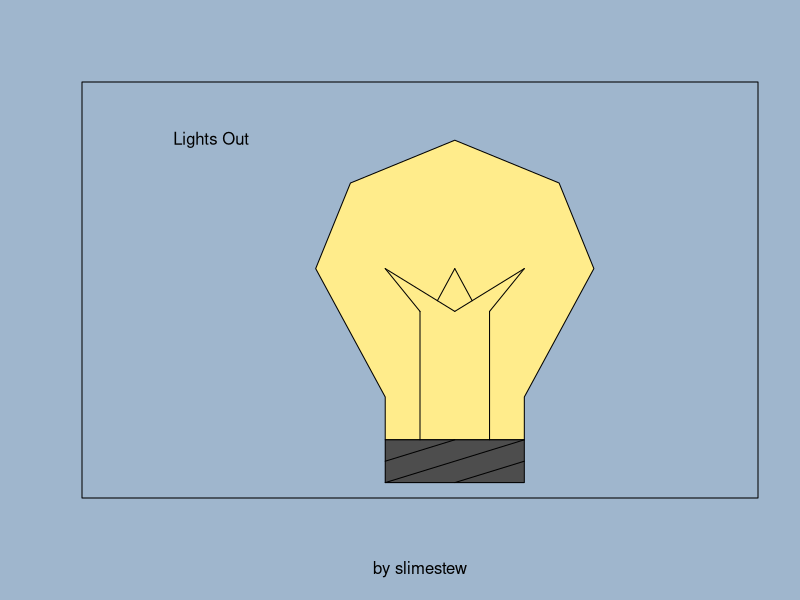

Here is the R script that generated this plot: (Note: this script raises an error after producing the figure.)
par(bg = "slategray3")
board <- matrix(0, nrow = 5, ncol = 5)
menu <- 0
click <- list(x = 3, y = 3)
options <- c(0, 0, 0)
# Theme
# Freeplay
# Difficulty
themeColors <- c(
  list(c("slateblue4", "slategray2")), list(c("blue4", "darkslategray2")), list(c("gray5", "white"))
)

fliplights <- function(x, y, board){
  board[y, x] <- 1 - board[y, x]
  if(y < 5)
    board[y+1, x] <- 1 - board[y+1, x]
  if(y > 1)
    board[y-1, x] <- 1 - board[y-1, x]
  if(x < 5)
    board[y, x+1] <- 1 - board[y, x+1]
  if(x > 1)
    board[y, x-1] <- 1 - board[y, x-1]
  return(board)
}


plot(0, 0, type = "n", xlim = c(0, 9), ylim = c(0, 9), col="white", xlab = "by slimestew", ylab = "", axes = FALSE, frame.plot = TRUE)

par(bg = "slategray3") #menu
text(1.5,8, "Lights Out")
polygon(c(4,4,3,3.5,5,6.5,7,6,6), c(1,2,5,7,8,7,5,2,1), col="lightgoldenrod1", border="black")
rect(4,0,6,1, col = "gray30", border = "black")
segments(c(4.5, 5.5, 4.5, 5.5, 4, 6, 5, 5,  6, 6, 5), c(1, 1, 4, 4, 5, 5, 5, 5,  1, 0.5, 1), c(4.5, 5.5, 4, 6, 5, 5, 4.75, 5.25,  4, 5, 4), c(4, 4, 5, 5, 4, 4, 4.25, 4.25,  0, 0, 0.5), col="black")


while((floor(click$y) < 5 || floor(click$y) > 8) || menu < 2){
  click <- locator(1)
  plot(0, 0, type = "n", xlim = c(0, 9), ylim = c(0, 9), xlab = "", ylab = "", axes = FALSE, frame.plot = FALSE)
  
  if((floor(click$x) > 1 && floor(click$x) < 7) && menu > 0){
    if(floor(click$y) == 3)
      options[1] <- (options[1]+1) %% 3
    if(floor(click$y) == 2)
      options[2] <- (options[2]+1) %% 2
    if(floor(click$y) == 1)
      options[3] <- (options[3]+1) %% 5
  }
  
  rect(1, 5, 7, 6, col = "gray30", border = "white")
  rect(1, 3, 7, 4, col = themeColors[[options[1]+1]][1], border = "black")
  rect(1, 2, 7, 3, col = ifelse(options[2], "green", "gray40"), border = "black")
  rect(1, 1, 7, 2, col = "gray60", border = "gray20")
  text(4,8, "Lights Out")
  text(4,3.5, "Theme", col=themeColors[[options[1]+1]][2])
  text(4,2.5, "Freeplay", col="black")
  text(4,1.5, paste("Difficulty ", options[3]+1), col="black")
  text(4,5.5, "Start")
  
  menu = min(menu + 1,2)
}

menu <- 0
moves <- list()
if(!options[2]){
  for(i in 1:((options[3]+1)*2 + 1)){
    moves <- c(moves, list(c(sample(1:5, 1), sample(1:5, 1))))
    while(any(duplicated(moves) == TRUE)){
      moves <- moves[-length(moves)]
      moves <- c(moves, list(c(sample(1:5, 1), sample(1:5, 1))))
    }
    board <- fliplights(sample(1:5, 1), sample(1:5, 1), board)
  }
}

#game loop
while((any(board == 1) || options[2] == 1)) {

    plot(0, 0, type = "n", xlim = c(1, 8), ylim = c(1, 7), col="white", xlab = "", ylab = "", axes = FALSE, frame.plot = TRUE)
  if(floor(click$x) > 0 && floor(click$x) < 6 && floor(click$y) > 1 && floor(click$y) < 7 && menu == 1){
    board <- fliplights(floor(click$x), floor(click$y)-1, board)
  }

  
  for(i in 1:5)
    for(j in 1:5)
      rect(i, j + 2 , i + 1, j + 1, col = ifelse(board[j,i]==0, themeColors[[options[1]+1]][1], themeColors[[options[1]+1]][2]), border = "black")
  
  menu <- 1
  if((any(board == 1) || options[2] == 1))
    click <- locator(1)
}

rect(2.5,3.5,4.5,5.5, col="thistle4")
text(3.5,4.5, "You win!")